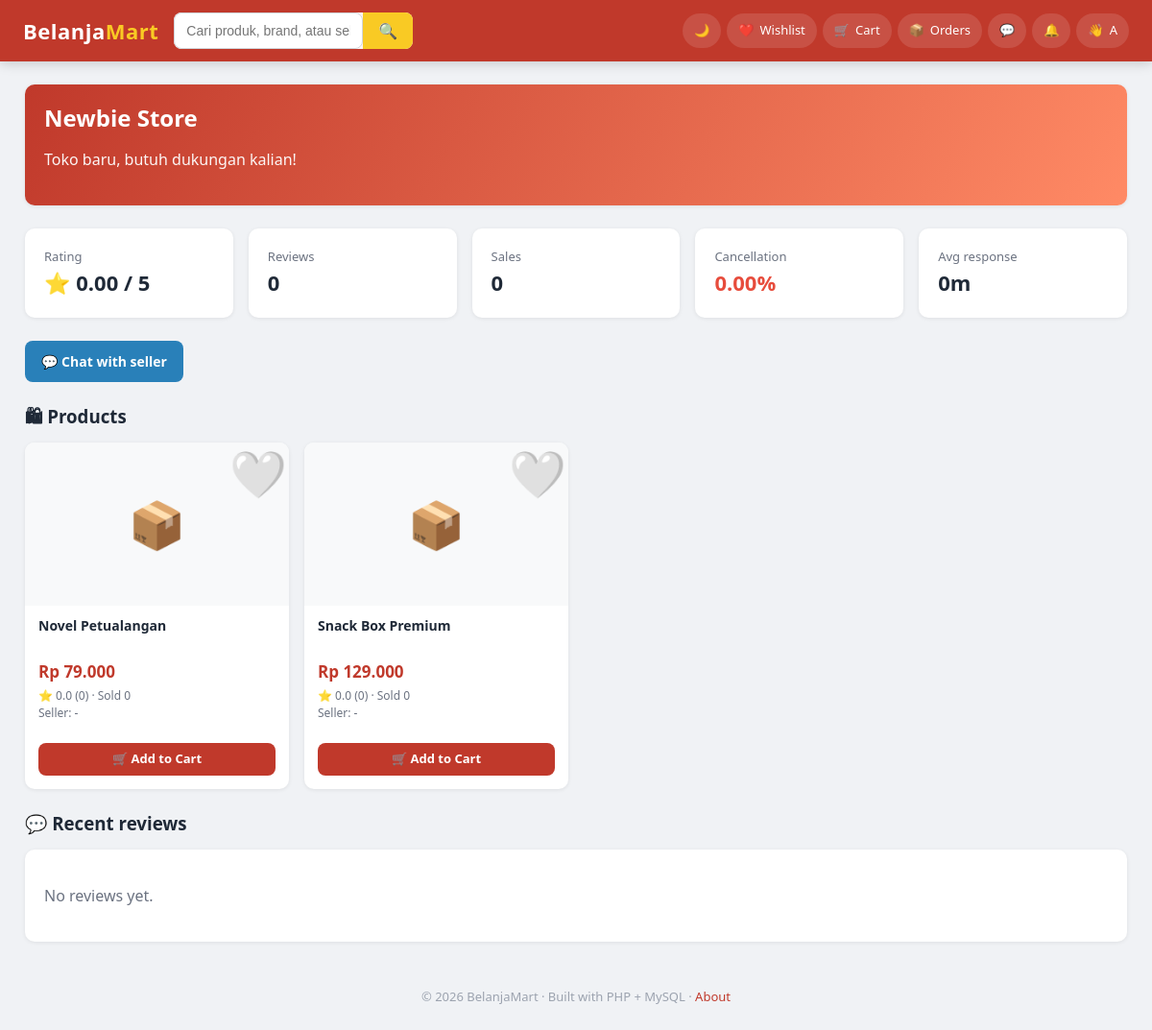
Page /frontend/pages/shared/seller_profile.php?id=4 (signed in) on the committed database.
### tables this page shows
CREATE TABLE seller_profiles (
    user_id        INT PRIMARY KEY,
    shop_name      VARCHAR(120) NOT NULL,
    description    TEXT,
    banner         VARCHAR(255) DEFAULT NULL,
     
    avg_rating         DECIMAL(3,2)  NOT NULL DEFAULT 0,
    total_reviews      INT NOT NULL DEFAULT 0,
    total_sales        INT NOT NULL DEFAULT 0,         
    total_cancellations INT NOT NULL DEFAULT 0,
    response_time_min  INT NOT NULL DEFAULT 0,         
    cancellation_rate  DECIMAL(5,2) NOT NULL DEFAULT 0,    
    delivery_success_rate DECIMAL(5,2) NOT NULL DEFAULT 100,
    is_verified        TINYINT(1) NOT NULL DEFAULT 0,
    FOREIGN KEY (user_id) REFERENCES users(user_id) ON DELETE CASCADE
);

CREATE TABLE products (
    product_id     INT AUTO_INCREMENT PRIMARY KEY,
    seller_id      INT NOT NULL,                     
    category_id    INT,
    product_name   VARCHAR(180) NOT NULL,
    description    TEXT,
    price          DECIMAL(12,2) NOT NULL,           
    currency_code  CHAR(3) NOT NULL DEFAULT 'IDR',
    stock          INT NOT NULL DEFAULT 0,
    image          VARCHAR(255) DEFAULT NULL,
    weight_grams   INT NOT NULL DEFAULT 500,
    is_active      TINYINT(1) NOT NULL DEFAULT 1,
    average_rating DECIMAL(3,2) NOT NULL DEFAULT 0,
    total_reviews  INT NOT NULL DEFAULT 0,
    total_sold     INT NOT NULL DEFAULT 0,
    views          INT NOT NULL DEFAULT 0,
    created_at     TIMESTAMP DEFAULT CURRENT_TIMESTAMP,
    updated_at     TIMESTAMP DEFAULT CURRENT_TIMESTAMP ON UPDATE CURRENT_TIMESTAMP,
    FOREIGN KEY (seller_id)     REFERENCES users(user_id) ON DELETE CASCADE,
    FOREIGN KEY (category_id)   REFERENCES categories(category_id) ON DELETE SET NULL,
    FOREIGN KEY (currency_code) REFERENCES currencies(currency_code),
    INDEX idx_seller   (seller_id),
    INDEX idx_category (category_id),
    INDEX idx_active   (is_active),
    FULLTEXT KEY ft_name_desc (product_name, description)
);

CREATE TABLE currencies (
    currency_code  CHAR(3) PRIMARY KEY,             
    symbol         VARCHAR(8)   NOT NULL,
    name           VARCHAR(60)  NOT NULL,
     
    rate_to_usd    DECIMAL(18,6) NOT NULL DEFAULT 1,
    updated_at     TIMESTAMP DEFAULT CURRENT_TIMESTAMP ON UPDATE CURRENT_TIMESTAMP
);

### backend/config/bootstrap.php (called while the page is built, shortened)
<?php
if (!defined('BM_BOOTSTRAPPED')) {
    $cfg = $GLOBALS['BM_CONFIG'];
    spl_autoload_register(function ($class) {
        $roots = [
            __DIR__ . '/../core/',
            __DIR__ . '/../models/',
            __DIR__ . '/../services/',
            __DIR__ . '/../controllers/',
            __DIR__ . '/../middleware/',
        ];
        foreach ($roots as $root) {
            $file = $root . $class . '.php';
            if (is_file($file)) {
                return;
            }
        }
    });
    foreach (['uploads', 'chat', 'logs'] as $key) {
        $path = $cfg['storage'][$key] ?? null;
        if ($path && !is_dir($path)) {
            @mkdir($path, 0777, true);
        }
    }
    require_once __DIR__ . '/../core/helpers.php';
}

### backend/core/Database.php (called while the page is built, shortened)
<?php
class Database
{
    private static ?PDO $pdo = null;
    public static function pdo(): PDO
    {
        if (self::$pdo instanceof PDO) {
            return self::$pdo;
        }
        $cfg  = config('db');
        $dsn  = sprintf(
            'mysql:host=%s;port=%d;dbname=%s;charset=%s',
            $cfg['host'], $cfg['port'], $cfg['database'], $cfg['charset']
        );
        try {
            self::$pdo = new PDO($dsn, $cfg['username'], $cfg['password'], [
                PDO::ATTR_ERRMODE            => PDO::ERRMODE_EXCEPTION,
                PDO::ATTR_DEFAULT_FETCH_MODE => PDO::FETCH_ASSOC,
                PDO::ATTR_EMULATE_PREPARES   => false,
            ]);
        } catch (PDOException $e) {
            http_response_code(500);
            die('Database connection failed: ' . $e->getMessage());
        }
        return self::$pdo;
    }
    public static function run(string $sql, array $params = []): PDOStatement
    {
        $stmt = self::pdo()->prepare($sql);
        $stmt->execute($params);
        return $stmt;
    }
    public static function one(string $sql, array $params = []): ?array
    {
        $row = self::run($sql, $params)->fetch();
        return $row ?: null;
    }
    public static function all(string $sql, array $params = []): array
    {
        return self::run($sql, $params)->fetchAll();
    }
}

### backend/models/UserModel.php (called while the page is built, shortened)
<?php
class UserModel
{
    public static function sellerProfile(int $userId): ?array
    {
        return Database::one("
            SELECT u.user_id, u.name, u.email, u.avatar, u.country_code,
                   u.preferred_currency, u.created_at, u.last_login_at,
                   sp.shop_name, sp.description, sp.banner,
                   sp.avg_rating, sp.total_reviews, sp.total_sales,
                   sp.total_cancellations, sp.cancellation_rate,
                   sp.delivery_success_rate, sp.response_time_min, sp.is_verified
            FROM users u
            JOIN seller_profiles sp ON sp.user_id = u.user_id
            WHERE u.user_id = ? AND u.role = 'seller'
        ", [$userId]);
    }
}

### backend/models/ProductModel.php (called while the page is built, shortened)
<?php
class ProductModel
{
    public static function bySeller(int $sellerId): array
    {
        return Database::all("
            SELECT p.*, c.category_name
            FROM products p
            LEFT JOIN categories c ON p.category_id = c.category_id
            WHERE p.seller_id = ?
            ORDER BY p.created_at DESC
        ", [$sellerId]);
    }
}

### backend/core/Currency.php (called while the page is built, shortened)
<?php
class Currency
{
    private static array $cache = [];
    public static function load(): array
    {
        if (!empty(self::$cache)) return self::$cache;
        $rows = Database::all("SELECT * FROM currencies");
        foreach ($rows as $r) self::$cache[$r['currency_code']] = $r;
        return self::$cache;
    }
    public static function symbol(string $code): string
    {
        $all = self::load();
        return $all[$code]['symbol'] ?? $code;
    }
    public static function convert(float $amount, string $from, string $to): float
    {
        if ($from === $to) return $amount;
        $usd = $amount / max(self::rate($from), 0.0000001);
        return $usd * self::rate($to);
    }
    public static function format(float $amount, string $code): string
    {
        $sym = self::symbol($code);
        $decimals = in_array($code, ['IDR', 'JPY'], true) ? 0 : 2;
        return $sym . ' ' . number_format($amount, $decimals, ',', '.');
    }
    public static function display(float $amount, string $from, string $to): string
    {
        return self::format(self::convert($amount, $from, $to), $to);
    }
}

### frontend/pages/shared/seller_profile.php (the view, shortened to what this page needs)
<?php
require_once __DIR__ . '/../../../backend/config/bootstrap.php';
$user    = current_user();
$id      = (int) ($_GET['id'] ?? 0);
$profile = UserModel::sellerProfile($id);
$products= ProductModel::bySeller($id);
$reviews = ReviewModel::forSeller($id, 8);
$displayCur = $user['currency'] ?? 'IDR';
?>
<div class="card" style="background: linear-gradient(120deg, var(--color-primary), #ff8a65); color:#fff;">
    <h2><?= e($profile['shop_name']) ?> <?php if ($profile['is_verified']): ?>✅<?php endif; ?></h2>
    <p style="opacity:.95;"><?= e($profile['description'] ?? '') ?></p>
</div>
<div class="grid mt-3" style="grid-template-columns: repeat(auto-fit, minmax(160px, 1fr));">
    <div class="card"><div class="text-muted fs-13">Rating</div><div class="fw-bold" style="font-size:22px;">⭐ <?= number_format((float) $profile['avg_rating'], 2) ?> / 5</div></div>
    <div class="card"><div class="text-muted fs-13">Reviews</div><div class="fw-bold" style="font-size:22px;"><?= (int) $profile['total_reviews'] ?></div></div>
    <div class="card"><div class="text-muted fs-13">Sales</div><div class="fw-bold" style="font-size:22px;"><?= (int) $profile['total_sales'] ?></div></div>
    <div class="card"><div class="text-muted fs-13">Cancellation</div><div class="fw-bold text-danger" style="font-size:22px;"><?= number_format((float) $profile['cancellation_rate'], 2) ?>%</div></div>
    <div class="card"><div class="text-muted fs-13">Avg response</div><div class="fw-bold" style="font-size:22px;"><?= (int) $profile['response_time_min'] ?>m</div></div>
</div>
<div class="row mt-3">
    <?php if ($user['role'] === 'buyer'): ?>
        <a class="btn btn-info" href="<?= base_url('/frontend/pages/shared/chat.php?seller_id=' . $id) ?>">💬 Chat with seller</a>
    <?php endif; ?>
</div>
<h3 class="mt-3 mb-2">🛍 Products</h3>
<?php if (empty($products)): ?>
    <p class="text-muted">No products yet.</p>
<?php else: ?>
<div class="grid grid-cards">
    <?php foreach ($products as $p) component('product_card', ['p' => $p, 'displayCurrency' => $displayCur]); ?>
</div>
<?php endif; ?>
<h3 class="mt-3 mb-2">💬 Recent reviews</h3>
<div class="card">
<?php if (empty($reviews)): ?>
    <p class="text-muted">No reviews yet.</p>
<?php else: foreach ($reviews as $r): ?>
    <div style="border-bottom:1px solid var(--border); padding: 8px 0;">
        <div class="row" style="justify-content:space-between;">
            <div class="fw-600"><?= e($r['user_name']) ?> · <?= e($r['product_name']) ?></div>
            <div>⭐ <?= (int) $r['rating'] ?></div>
        </div>
        <div class="text-muted fs-13"><?= e($r['comment']) ?></div>
    </div>
<?php endforeach; endif; ?>
</div>

### frontend/components/product_card.php (shortened to what this page needs)
<?php
$display = $displayCurrency ?? ($p['currency_code'] ?? 'IDR');
$priceText = Currency::display(
    (float) $p['price'],
    $p['currency_code'] ?? 'IDR',
    $display
);
$wished = !empty($p['_wished']);
?>
<div class="product-card">
    <a href="<?= base_url('/frontend/pages/shared/product_detail.php?id=' . (int) $p['product_id']) ?>" style="color:inherit;">
        <div class="img">
            <?php if (!empty($p['image'])): ?>
                <img src="<?= base_url('/storage/uploads/' . e($p['image'])) ?>" alt="<?= e($p['product_name']) ?>" style="object-fit:cover; width:100%; height:100%;">
            <?php else: ?>
                <?= e($p['category_icon'] ?? '📦') ?>
            <?php endif; ?>
            <?php if (current_user() && (current_user()['role'] ?? null) === 'buyer'): ?>
                <form method="POST" action="<?= base_url('/frontend/pages/buyer/wishlist.php') ?>" style="position:absolute; top:8px; right:8px;">
                    <button type="submit" class="wish-btn <?= $wished ? 'active' : '' ?>" title="Wishlist">
                        <?= $wished ? '❤️' : '🤍' ?>
                    </button>
                </form>
            <?php endif; ?>
        </div>
        <div class="body">
            <div class="name"><?= e($p['product_name']) ?></div>
            <div class="price"><?= $priceText ?></div>
            <div class="meta">⭐ <?= number_format((float) $p['average_rating'], 1) ?>
                (<?= (int) $p['total_reviews'] ?>) · Sold <?= (int) ($p['total_sold'] ?? 0) ?></div>
            <div class="meta">Seller: <?= e($p['shop_name'] ?? $p['seller_name'] ?? '-') ?>
            </div>
        </div>
    </a>
    <div class="body" style="padding-top:0;">
        <div class="actions">
            <a href="<?= base_url('/frontend/pages/buyer/cart.php?add=' . (int) $p['product_id']) ?>" class="btn btn-primary btn-sm btn-block">🛒 Add to Cart</a>
        </div>
    </div>
</div>

### frontend/assets/css/style.css (style rules this page uses)
:root { --color-primary: #c0392b; --color-primary-hover: #a93226; --color-accent: #f9ca24; --color-success: #27ae60; --color-warning: #e67e22; --color-danger: #e74c3c; --color-info: #2980b9; --bg-body: #f0f2f5; --bg-surface: #ffffff; --bg-muted: #f8f9fa; --bg-elevated: #ffffff; --border: #e7e7eb; --border-strong: #d1d5db; --text: #1f2937; --text-muted: #6b7280; --text-soft: #9ca3af; --shadow-sm: 0 1px 2px rgba(0,0,0,.06); --shadow: 0 1px 4px rgba(0,0,0,.08); --shadow-lg: 0 8px 24px rgba(0,0,0,.12); --radius-sm: 6px; --radius: 10px; --radius-lg: 16px; --transition: 200ms cubic-bezier(.4,0,.2,1); --topbar-h: 64px; }
*, *::before, *::after { box-sizing: border-box; }
html, body { margin: 0; padding: 0; }
body { font-family: 'Segoe UI', system-ui, -apple-system, Roboto, Arial, sans-serif; background: var(--bg-body); color: var(--text); line-height: 1.5; transition: background var(--transition), color var(--transition); min-height: 100vh; }
a { color: var(--color-primary); text-decoration: none; }
button { font: inherit; cursor: pointer; }
h1,h2,h3,h4,h5 { margin: 0; line-height: 1.25; }
.row { display: flex; flex-wrap: wrap; gap: 16px; }
.grid { display: grid; gap: 16px; }
.grid-cards { grid-template-columns: repeat(auto-fill, minmax(220px, 1fr)); }
.text-muted { color: var(--text-muted); }
.text-danger { color: var(--color-danger); }
.fs-13 { font-size: 13px; }
.fw-bold { font-weight: 700; }
.mt-3 { margin-top: 24px; }
.mb-2 { margin-bottom: 16px; }
.card { background: var(--bg-surface); border-radius: var(--radius); box-shadow: var(--shadow); padding: 20px; }
.card h2, .card h3 { margin-bottom: 12px; }
.btn { display: inline-flex; align-items: center; justify-content: center; gap: 8px; padding: 10px 16px; border-radius: 8px; border: 1px solid transparent; font-weight: 600; font-size: 14px; cursor: pointer; transition: background var(--transition), transform var(--transition), box-shadow var(--transition); text-decoration: none; background: var(--bg-muted); color: var(--text); }
.btn-primary { background: var(--color-primary); color: #fff; }
.btn-info { background: var(--color-info); color: #fff; }
.btn-block { width: 100%; }
.btn-sm { padding: 6px 12px; font-size: 13px; }
.product-card { background: var(--bg-surface); border-radius: var(--radius); box-shadow: var(--shadow); overflow: hidden; display: flex; flex-direction: column; transition: transform var(--transition), box-shadow var(--transition); }
.product-card .img { background: var(--bg-muted); height: 170px; display: flex; align-items: center; justify-content: center; font-size: 48px; color: var(--text-soft); position: relative; }
.product-card .body { padding: 12px 14px 14px; flex: 1; display: flex; flex-direction: column; }
.product-card .name { font-weight: 600; font-size: 14px; min-height: 38px; line-height: 1.3; display: -webkit-box; -webkit-line-clamp: 2; -webkit-box-orient: vertical; overflow: hidden; }
.product-card .price { color: var(--color-primary); font-weight: 800; font-size: 17px; margin: 6px 0 4px; }
.product-card .meta { font-size: 12px; color: var(--text-muted); }
.product-card .actions { margin-top: auto; padding-top: 8px; display: flex; gap: 6px; }
.wish-btn { position: absolute; top: 8px; right: 8px; background: var(--bg-surface); border: 0; width: 32px; height: 32px; border-radius: 50%; box-shadow: var(--shadow-sm); display: inline-flex; align-items: center; justify-content: center; transition: transform var(--transition); }

### rows in the picture
seller_profiles: shop_name "Newbie Store", description "Toko baru, butuh dukungan kalian!", avg_rating "0.00", total_reviews "0", total_sales "0", cancellation_rate "0.00", response_time_min "0"
products: category_icon "📦", product_name "Novel Petualangan", priceText "Rp 79.000", average_rating "0.0", total_reviews "0", total_sold "0", shop_name "-"
products: category_icon "📦", product_name "Snack Box Premium", priceText "Rp 129.000", average_rating "0.0", total_reviews "0", total_sold "0", shop_name "-"

### other values in the picture
mb_strtoupper(mb_substr($user['name'], 0, 1)) "A"
